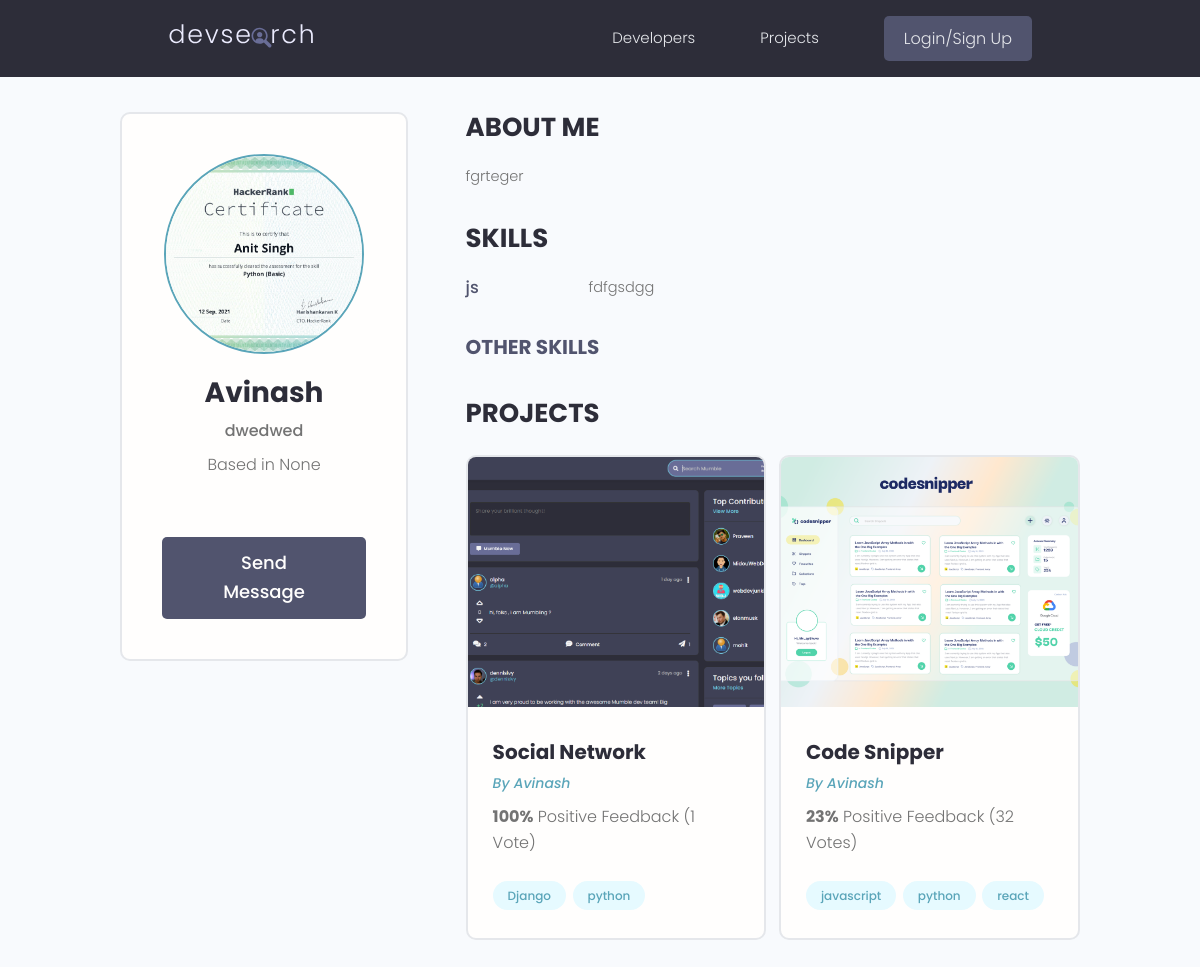
Page /profile/1a3fb356-b416-4882-82ca-c699756ab023/ on the committed database.
### users/models.py (models this page shows, shortened)
class Profile(models.Model):
    user = models.OneToOneField(
        User, on_delete=models.CASCADE, null=True, blank=True)
    name = models.CharField(max_length=200, null=True, blank=True)
    email = models.EmailField(max_length=200, null=True, blank=True)
    username = models.CharField(max_length=200, null=True, blank=True)
    location = models.CharField(max_length=200, null=True, blank=True)
    short_intro = models.CharField(max_length=200, null=True, blank=True)
    bio = models.TextField(max_length=200, null=True, blank=True)
    profile_image = models.ImageField(
        null=True, blank=True, upload_to='profiles/', default='profiles/user-default.png')
    social_github = models.CharField(max_length=200, null=True, blank=True)
    social_twitter = models.CharField(max_length=200, null=True, blank=True)
    social_linkedin = models.CharField(max_length=200, null=True, blank=True)
    social_youtube = models.CharField(max_length=200, null=True, blank=True)
    social_website = models.CharField(max_length=200, null=True, blank=True)
    created = models.DateTimeField(auto_now_add=True)
    id = models.UUIDField(default=uuid.uuid4,
                          primary_key=True, unique=True, editable=False)

class Skill(models.Model):
    owner = models.ForeignKey(
        Profile, on_delete=models.CASCADE, null=True, blank=True)
    name = models.CharField(max_length=200, null=True, blank=True)
    description = models.TextField(max_length=200, null=True, blank=True)
    created = models.DateTimeField(auto_now_add=True)
    id = models.UUIDField(default=uuid.uuid4,
                          primary_key=True, unique=True, editable=False)

### projects/models.py (models this page shows, shortened)
class Project(models.Model):
    owner = models.ForeignKey(
        Profile, null=True, blank=True, on_delete=models.SET_NULL)
    title = models.CharField(max_length=200)
    description = models.TextField(null=True, blank=True)
    featured_image = models.ImageField(
        null=True, blank=True, default='default.jpg')
    demo_link = models.CharField(max_length=2000, null=True, blank=True)
    tags = models.ManyToManyField('Tag', blank=True)
    source_link = models.CharField(max_length=2000, null=True, blank=True)
    vote_total = models.IntegerField(default=0, null=True, blank=True)
    vote_ratio = models.IntegerField(default=0, null=True, blank=True)
    created = models.DateTimeField(auto_now_add=True)
    id = models.UUIDField(default=uuid.uuid4,
                          primary_key=True, unique=True, editable=False)
    class Meta:
        ordering=['-vote_ratio','-vote_total','title']

class Tag(models.Model):
    name = models.CharField(max_length=200)
    created = models.DateTimeField(auto_now_add=True)
    id = models.UUIDField(default=uuid.uuid4,
                          primary_key=True, unique=True, editable=False)
    def __str__(self):
        return self.name

### users/views.py (the view)
# urls.py: path('profile/<str:pk>/',views.userProfile,name="user-profile"),
def userProfile(request, pk):
    profile = Profile.objects.get(id=pk)
    topSkills = profile.skill_set.exclude(description__exact="")
    otherSkills = profile.skill_set.filter(description="")
    context = {'profile': profile, 'topSkills': topSkills,
               "otherSkills": otherSkills}
    return render(request, 'users/user-profile.html', context)

### users/templates/users/user-profile.html (shortened to what this page needs)
{% extends 'main.html' %}
{% block content %}
 <main class="profile my-md">
    <div class="container">
      <div class="layout">
        <div class="column column--1of3">
          <div class="card text-center">
            <div class="card__body dev">
              <img class="avatar avatar--xl" src="{{profile.profile_image.url  }} " />
              <h2 class="dev__name">{{profile.name}} </h2>
              <p class="dev__title">{{profile.short_intro}}</p>
              <p class="dev__location">Based in {{profile.location}}</p>
              {% if request.user.profile.id != profile.id  %}
              <a href="{% url 'create-message' profile.id %}" class="btn btn--sub btn--lg">Send Message </a>
              {% endif %}
            </div>
          </div>
        </div>
        <div class="column column--2of3">
          <div class="devInfo">
            <h3 class="devInfo__title">About Me</h3>
            <p class="devInfo__about"> {{profile.bio}} </p>
          </div>
          <div class="devInfo">
            <h3 class="devInfo__title">Skills</h3>
            <div class="devInfo__skills">
                {% for skill in topSkills %}
              <div class="devSkill">
                <h4 class="devSkill__title">{{skill.name}} </h4>
                <p class="devSkill__info"> {{skill.description }} </p>
              </div>
              {% endfor %}
              <h3 class="devInfo__subtitle">Other Skills</h3>
            </div>
          </div>
          <div class="devInfo">
            <h3 class="devInfo__title">Projects</h3>
            <div class="grid grid--two">
               {% for project in profile.project_set.all %}
              <div class="column">
                <div class="card project">
                  <a href="{% url 'project' project.id %} " class="project">
                    <img class="project__thumbnail" src="{{project.featured_image.url }} " alt="project thumbnail" />
                    <div class="card__body">
                      <h3 class="project__title">{{project.title}} </h3>
                      <p><a class="project__author" href="{% url 'user-profile' project.owner.id %}">By {{project.owner.name}} </a></p>
                      <p class="project--rating">
                        <span style="font-weight: bold;">{{project.vote_ratio}}%</span> Positive
                        Feedback ({{project.vote_total}} Vote{{project.vote_total|pluralize:"s"}})
                      </p>
                      <div class="project__tags">
                        {% for tag in project.tags.all %}
                        <span class="tag tag--pill tag--main">
                          <small>{{tag}}</small>
                        </span>
                        {%endfor%}
                      </div>
                    </div>
                  </a>
                </div>
              </div>
              {%endfor %}
            </div>
          </div>
        </div>
      </div>
    </div>
  </main>
{% endblock content %}

### static/styles/app.css (style rules this page uses)
:root { --color-sub: #2d2d39; }
.btn--sub { background-color: var(--color-sub-light); }
.card { border: 2px solid var(--color-light); }
img { width: 100%; }
.profile .card > .dev { padding: 4rem; }
.dev__name { color: var(--color-sub); font-size: 2.8rem; font-weight: 700; margin-top: 1rem; margin-bottom: 0.5rem; }
.dev__title { font-size: 1.6rem; font-weight: 500; line-height: 1.3; }
.dev__location { margin-top: 1rem; }
.devInfo { margin-bottom: 3rem; }
.devInfo__title, .devInfo__subtitle { font-size: 2.6rem; color: var(--color-sub); text-transform: uppercase; font-weight: 700; margin-bottom: 1.5rem; }
.devInfo__subtitle { font-size: 2rem; color: var(--color-sub-light); }
.devInfo__about, .devSkill__info { font-size: 1.45rem; line-height: 1.7; text-align: justify; }
.devSkill { margin-bottom: 3rem; }
.devSkill__title { font-size: 1.65rem; font-weight: 500; color: var(--color-sub-light); }
@media screen and (min-width: 700px) { .devSkill { display: flex; justify-content: space-between; gap: 3rem; } }
@media screen and (min-width: 700px) { .devSkill__info { flex-basis: 80%; } }
.project__author { font-size: 1.4rem; font-style: italic; }
.project--rating { margin-bottom: 1.6em; margin-top: .5em; }
.project__thumbnail { height: 25rem; object-fit: cover; object-position: top center; }
.project__title { font-size: 2rem; font-weight: 700; color: var(--color-sub); }

### static/uikit/styles/modules/_variables.css (style rules this page uses)
:root { --color-main: #5aa5b9; --color-main-light: #e6faff; --color-sub: #3f4156; --color-sub-light: #51546e; --color-sub-lighter: #ededfd; --color-text: #737373; --color-gray: #8b8b8b; --color-light: #e5e7eb; --color-light-gray: #767676; --color-bg: #f8fafd; --color-white: #fffefd; --color-white-light: #f3f3f3; --color-success: #359e64; --color-success-bg: #def8e8; --color-error: #fc4b0b; --color-error-bg: #fff2ee; --font-base: 'Poppins', arial, helvetica, 'Segoe UI', roboto, ubuntu, sans-serif; --font-monospace: 'Fira Code', 'Courier New', courier, monospace; --font-regular: 300; --font-medium: 500; --font-bold: 700; --generic-shadow: 1px 1px 5px #00000010; --generic-transition: all 0.3s ease-in-out; }

### static/uikit/styles/modules/_base.css (style rules this page uses)
* { margin: 0; padding: 0; box-sizing: border-box; text-rendering: optimizeLegibility; color: inherit; font-size: inherit; }
html { font-size: 50%; }
@media only screen and (min-width: 480px) { html { font-size: 56.25%; } }
@media only screen and (min-width: 1200px) { html { font-size: 62.5%; } }
body { line-height: 1.6; font-weight: 400; font-size: 1.5rem; color: var(--color-text); background-color: var(--color-bg); min-height: 100vh; }

### static/uikit/styles/modules/_typography.css (style rules this page uses)
* { font-family: var(--font-base); }
h2 { font-size: 3.6rem; font-weight: var(--font-bold); }
h3 { font-size: 3.2rem; font-weight: var(--font-medium); }
h4 { font-size: 2.8rem; font-weight: var(--font-medium); }
p, span, strong { font-size: 1.6rem; color: var(--color-text); font-weight: var(--font-regular); }
a { padding-bottom: 2px; text-decoration: none; display: inline-block; color: var(--color-main); font-weight: var(--font-medium); }

### static/uikit/styles/modules/_utilities.css (style rules this page uses)
.container { width: 92%; max-width: 165rem; margin: 0 auto; box-sizing: border-box; }
@media screen and (min-width: 1000px) { .container { width: 90%; } }
@media screen and (min-width: 1200px) { .container { width: 80%; } }
.text-center { text-align: center; }
.my-md { margin: 3rem auto; }

### static/uikit/styles/modules/_avatar.css (style rules this page uses)
.avatar { border-radius: 50%; border: 2px solid var(--color-main); object-fit: cover; }
.avatar--xl { height: 20rem; width: 20rem; }

### static/uikit/styles/modules/_button.css (style rules this page uses)
.btn { display: inline-block; position: relative; cursor: pointer; background-color: var(--color-light); font-weight: var(--font-medium); color: var(--color-sub); text-decoration: none; padding: 1rem 2rem; border-radius: 0.5rem; border: none; width: -webkit-fit-content; width: -moz-fit-content; width: fit-content; height: -webkit-fit-content; height: -moz-fit-content; height: fit-content; font-size: 1.6rem; outline-width: 0; outline-color: transparent; -webkit-backface-visibility: hidden; backface-visibility: hidden; transition: all 0.3s ease-in-out; }
.btn--sub { background-color: var(--color-sub); color: var(--color-white); }
.btn--lg { font-size: 1.8rem; padding: 1.2rem 4.5rem; }

### static/uikit/styles/modules/_card.css (style rules this page uses)
.card { border-radius: 1rem; background-color: var(--color-white); border: 1.5px solid var(--color-light); width: auto; height: auto; margin-top: 0.5rem; margin-bottom: 0.5rem; overflow: hidden; }
.card__body, .card__header { padding: 2rem 2.5rem; }

### rows in the picture
Profile: profile_image (picture), name "Avinash", short_intro "dwedwed", location "None", bio "fgrteger"
Skill: name "js", description "fdfgsdgg"
Project: featured_image (picture), title "Social Network", owner.name "Avinash", vote_ratio "100", vote_total "1"
Tag: name "Django"
Tag: name "python"
Project: featured_image (picture), title "Code Snipper", owner.name "Avinash", vote_ratio "23", vote_total "32"
Tag: name "javascript"
Tag: name "react"
